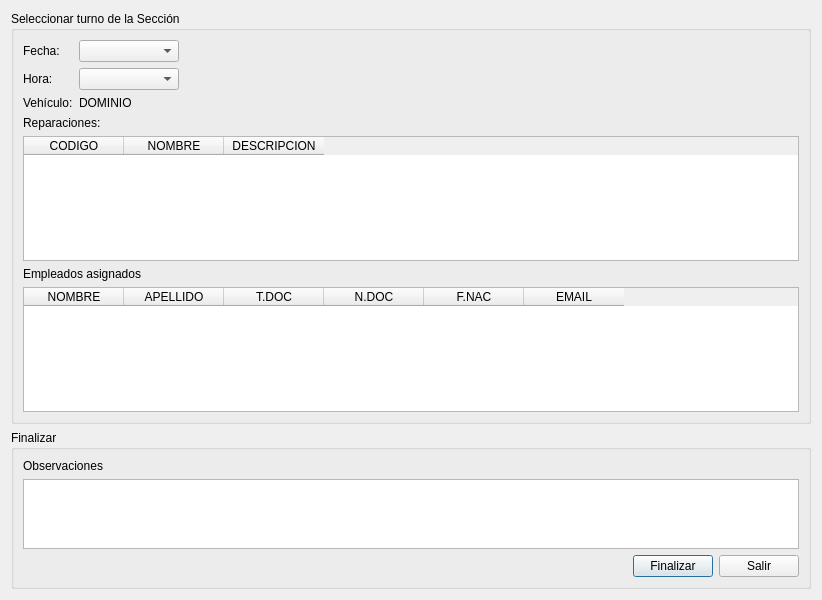
<?xml version="1.0" encoding="UTF-8"?>
<ui version="4.0">
 <class>DialogoFinalizarTurno</class>
 <widget class="QDialog" name="DialogoFinalizarTurno">
  <property name="geometry">
   <rect>
    <x>0</x>
    <y>0</y>
    <width>822</width>
    <height>600</height>
   </rect>
  </property>
  <property name="windowTitle">
   <string>Finalizar reparaciones del turno</string>
  </property>
  <layout class="QVBoxLayout" name="verticalLayout">
   <item>
    <widget class="QGroupBox" name="groupBox">
     <property name="title">
      <string>Seleccionar turno de la Sección</string>
     </property>
     <layout class="QHBoxLayout" name="horizontalLayout_2">
      <item>
       <layout class="QVBoxLayout" name="verticalLayout_3">
        <item>
         <layout class="QFormLayout" name="formLayout">
          <property name="fieldGrowthPolicy">
           <enum>QFormLayout::AllNonFixedFieldsGrow</enum>
          </property>
          <item row="0" column="0">
           <widget class="QLabel" name="labelFecha">
            <property name="text">
             <string>Fecha:</string>
            </property>
           </widget>
          </item>
          <item row="0" column="1">
           <widget class="QComboBox" name="comboBoxFecha">
            <property name="maximumSize">
             <size>
              <width>100</width>
              <height>16777215</height>
             </size>
            </property>
           </widget>
          </item>
          <item row="1" column="0">
           <widget class="QLabel" name="labelHora">
            <property name="text">
             <string>Hora:</string>
            </property>
           </widget>
          </item>
          <item row="1" column="1">
           <widget class="QComboBox" name="comboBoxHora">
            <property name="maximumSize">
             <size>
              <width>100</width>
              <height>16777215</height>
             </size>
            </property>
           </widget>
          </item>
          <item row="2" column="0">
           <widget class="QLabel" name="labelVehiculo">
            <property name="text">
             <string>Vehículo:</string>
            </property>
           </widget>
          </item>
          <item row="2" column="1">
           <widget class="QLabel" name="labelDominio">
            <property name="text">
             <string>DOMINIO</string>
            </property>
           </widget>
          </item>
         </layout>
        </item>
        <item>
         <widget class="QLabel" name="labelReparaciones">
          <property name="text">
           <string>Reparaciones:</string>
          </property>
         </widget>
        </item>
        <item>
         <widget class="QTableWidget" name="tableWidgetReparaciones">
          <column>
           <property name="text">
            <string>CODIGO</string>
           </property>
          </column>
          <column>
           <property name="text">
            <string>NOMBRE</string>
           </property>
          </column>
          <column>
           <property name="text">
            <string>DESCRIPCION</string>
           </property>
          </column>
         </widget>
        </item>
        <item>
         <widget class="QLabel" name="label">
          <property name="text">
           <string>Empleados asignados</string>
          </property>
         </widget>
        </item>
        <item>
         <widget class="QTableWidget" name="tableWidgetEmpleados">
          <column>
           <property name="text">
            <string>NOMBRE</string>
           </property>
          </column>
          <column>
           <property name="text">
            <string>APELLIDO</string>
           </property>
          </column>
          <column>
           <property name="text">
            <string>T.DOC</string>
           </property>
          </column>
          <column>
           <property name="text">
            <string>N.DOC</string>
           </property>
          </column>
          <column>
           <property name="text">
            <string>F.NAC</string>
           </property>
          </column>
          <column>
           <property name="text">
            <string>EMAIL</string>
           </property>
          </column>
         </widget>
        </item>
       </layout>
      </item>
     </layout>
    </widget>
   </item>
   <item>
    <widget class="QGroupBox" name="groupBox_2">
     <property name="title">
      <string>Finalizar</string>
     </property>
     <layout class="QHBoxLayout" name="horizontalLayout_3">
      <item>
       <layout class="QHBoxLayout" name="horizontalLayout">
        <item>
         <layout class="QVBoxLayout" name="verticalLayout_6">
          <item>
           <widget class="QLabel" name="label_2">
            <property name="text">
             <string>Observaciones</string>
            </property>
           </widget>
          </item>
          <item>
           <widget class="QPlainTextEdit" name="plainTextEditObservaciones"/>
          </item>
          <item>
           <layout class="QHBoxLayout" name="horizontalLayout_4">
            <item>
             <spacer name="horizontalSpacer">
              <property name="orientation">
               <enum>Qt::Horizontal</enum>
              </property>
              <property name="sizeHint" stdset="0">
               <size>
                <width>40</width>
                <height>20</height>
               </size>
              </property>
             </spacer>
            </item>
            <item>
             <widget class="QPushButton" name="pushButtonFinalizar">
              <property name="text">
               <string>Finalizar</string>
              </property>
             </widget>
            </item>
            <item>
             <widget class="QPushButton" name="pushButtonSalir">
              <property name="text">
               <string>Salir</string>
              </property>
             </widget>
            </item>
           </layout>
          </item>
         </layout>
        </item>
       </layout>
      </item>
     </layout>
    </widget>
   </item>
  </layout>
 </widget>
 <resources/>
 <connections/>
</ui>
